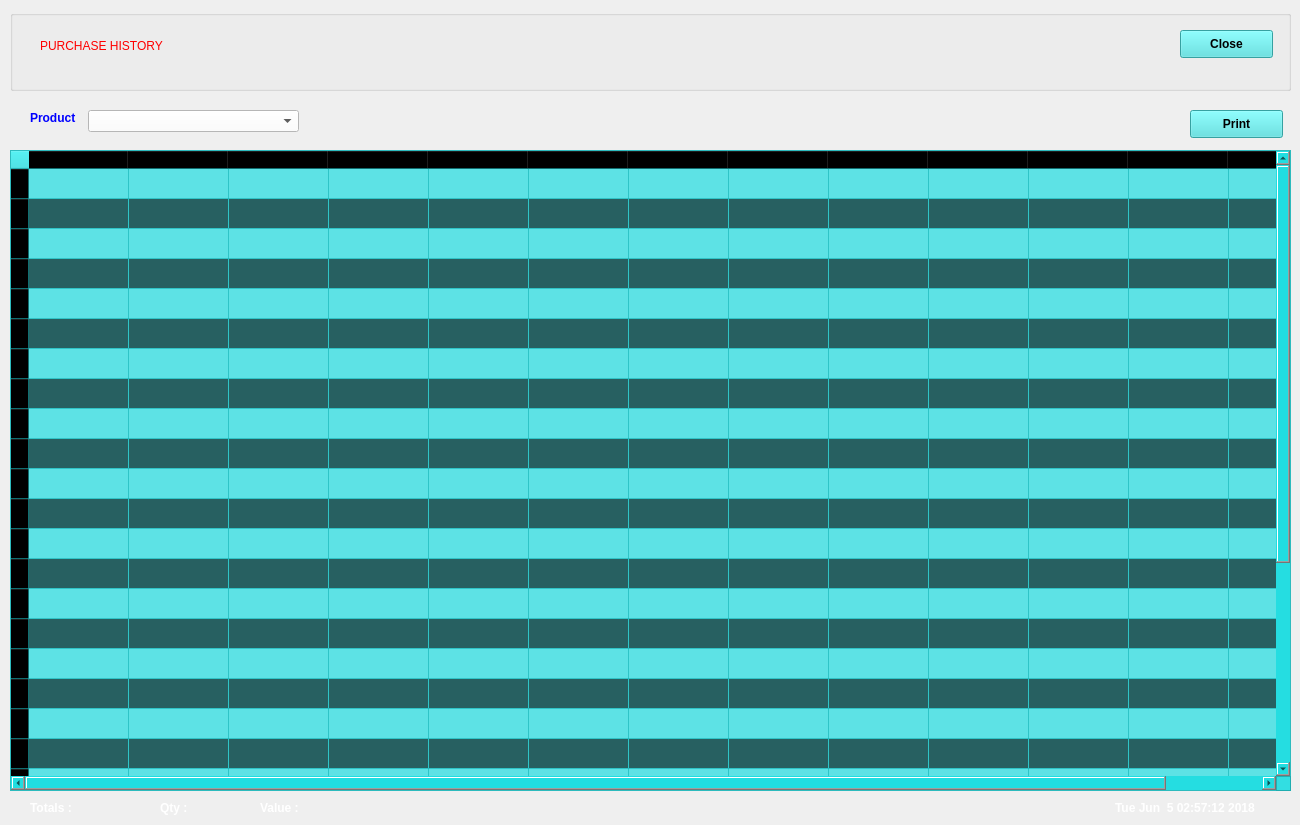
    <widget class="QWidget" name="tab">
     <attribute name="title">
      <string>Purchase History</string>
     </attribute>
     <widget class="QGroupBox" name="groupBox_5">
      <property name="geometry">
       <rect>
        <x>10</x>
        <y>10</y>
        <width>1281</width>
        <height>81</height>
       </rect>
      </property>
      <property name="styleSheet">
       <string notr="true">background:transparent;</string>
      </property>
      <property name="title">
       <string/>
      </property>
      <property name="flat">
       <bool>false</bool>
      </property>
      <widget class="QLabel" name="label_17">
       <property name="geometry">
        <rect>
         <x>30</x>
         <y>10</y>
         <width>261</width>
         <height>51</height>
        </rect>
       </property>
       <property name="styleSheet">
        <string notr="true">color: red;

background:transparent;
font: 75 bold 14pt  &quot;Unispace&quot;;</string>
       </property>
       <property name="text">
        <string>PURCHASE HISTORY</string>
       </property>
      </widget>
      <widget class="QPushButton" name="PHClose">
       <property name="geometry">
        <rect>
         <x>1170</x>
         <y>20</y>
         <width>93</width>
         <height>28</height>
        </rect>
       </property>
       <property name="styleSheet">
        <string notr="true">background-color:rgb(75, 226, 226);
alternate-background-color: rgb(75, 226, 226);
color:black;
font:bold;
</string>
       </property>
       <property name="text">
        <string>Close</string>
       </property>
      </widget>
     </widget>
     <widget class="QLabel" name="label_18">
      <property name="geometry">
       <rect>
        <x>30</x>
        <y>110</y>
        <width>53</width>
        <height>16</height>
       </rect>
      </property>
      <property name="styleSheet">
       <string notr="true">color:blue;
font:bold;
background:transparent;</string>
      </property>
      <property name="text">
       <string>Product</string>
      </property>
     </widget>
     <widget class="QComboBox" name="PHProduct">
      <property name="geometry">
       <rect>
        <x>88</x>
        <y>110</y>
        <width>211</width>
        <height>22</height>
       </rect>
      </property>
      <property name="styleSheet">
       <string notr="true">background:white;</string>
      </property>
     </widget>
     <widget class="QPushButton" name="PHPrint">
      <property name="geometry">
       <rect>
        <x>1190</x>
        <y>110</y>
        <width>93</width>
        <height>28</height>
       </rect>
      </property>
      <property name="styleSheet">
       <string notr="true">background-color:rgb(75, 226, 226);
alternate-background-color: rgb(75, 226, 226);
color:black;
font:bold;</string>
      </property>
      <property name="text">
       <string>Print</string>
      </property>
     </widget>
     <widget class="QTableWidget" name="PHTable">
      <property name="geometry">
       <rect>
        <x>10</x>
        <y>150</y>
        <width>1281</width>
        <height>641</height>
       </rect>
      </property>
      <property name="styleSheet">
       <string notr="true">background:rgba(32, 221, 225, 179);
alternate-background-color:rgba(0, 0, 0, 147);
font:bold;</string>
      </property>
      <property name="alternatingRowColors">
       <bool>true</bool>
      </property>
      <property name="rowCount">
       <number>30</number>
      </property>
      <row/>
      <row/>
      <row/>
      <row/>
      <row/>
      <row/>
      <row/>
      <row/>
      <row/>
      <row/>
      <row/>
      <row/>
      <row/>
      <row/>
      <row/>
      <row/>
      <row/>
      <row/>
      <row/>
      <row/>
      <row/>
      <row/>
      <row/>
      <row/>
      <row/>
      <row/>
      <row/>
      <row/>
      <row/>
      <row/>
      <column>
       <property name="text">
        <string>SUPPLIER</string>
       </property>
      </column>
      <column>
       <property name="text">
        <string>PACKAGE</string>
       </property>
      </column>
      <column>
       <property name="text">
        <string>NUMBER</string>
       </property>
      </column>
      <column>
       <property name="text">
        <string>DATE</string>
       </property>
      </column>
      <column>
       <property name="text">
        <string>QUANTITY</string>
       </property>
      </column>
      <column>
       <property name="text">
        <string>COST</string>
       </property>
      </column>
      <column>
       <property name="text">
        <string>GCT</string>
       </property>
      </column>
      <column>
       <property name="text">
        <string>TAXED</string>
       </property>
      </column>
      <column>
       <property name="text">
        <string>LOTNO</string>
       </property>
      </column>
      <column>
       <property name="text">
        <string>EXPIRY</string>
       </property>
      </column>
      <column>
       <property name="text">
        <string>DISCOUNT</string>
       </property>
      </column>
      <column>
       <property name="text">
        <string>ITEM</string>
       </property>
      </column>
      <column>
       <property name="text">
        <string>Prv Qty</string>
       </property>
      </column>
     </widget>
     <widget class="QLabel" name="PHTotals">
      <property name="geometry">
       <rect>
        <x>30</x>
        <y>800</y>
        <width>53</width>
        <height>16</height>
       </rect>
      </property>
      <property name="styleSheet">
       <string notr="true">background:transparent;
color:white;
font:bold;</string>
      </property>
      <property name="text">
       <string>Totals : </string>
      </property>
     </widget>
     <widget class="QLabel" name="PHQty">
      <property name="geometry">
       <rect>
        <x>160</x>
        <y>800</y>
        <width>53</width>
        <height>16</height>
       </rect>
      </property>
      <property name="styleSheet">
       <string notr="true">background:transparent;
color:white;
font:bold;</string>
      </property>
      <property name="text">
       <string>Qty : </string>
      </property>
     </widget>
     <widget class="QLabel" name="PHValue">
      <property name="geometry">
       <rect>
        <x>260</x>
        <y>800</y>
        <width>53</width>
        <height>16</height>
       </rect>
      </property>
      <property name="styleSheet">
       <string notr="true">background:transparent;
color:white;
font:bold;</string>
      </property>
      <property name="text">
       <string>Value : </string>
      </property>
     </widget>
     <widget class="QLabel" name="PMy_Date">
      <property name="geometry">
       <rect>
        <x>1115</x>
        <y>800</y>
        <width>171</width>
        <height>16</height>
       </rect>
      </property>
      <property name="styleSheet">
       <string notr="true">background:transparent;
color:white;font:bold;</string>
      </property>
      <property name="text">
       <string>Tue Jun  5 02:57:12 2018</string>
      </property>
     </widget>
    </widget>
